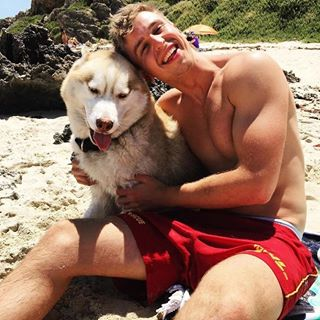
#> input picture Saltmarsh_svd.jpg, 320 x 320 px; its folder holds only this picture in this run
$ python image_data_compression.py
#> lines starting #> are read from the running program, lines starting #| are printed output that depends on the picture
### helpers.py
from PIL import Image
import numpy as np
import matplotlib.pylab as plt
from numpy import linalg as LA


def convert_image_to_greyscale(image_name):
    '''
    Takes a string as a reference to a colour image and converts to greyscale saving with the suffix
    '_greyscale.png'.
    :param image_name: a string which is the name of the image which is to be converted to grey scale.
    '''
#> called with image_name = 'Saltmarsh_svd'
    img = Image.open(image_name + '.jpg').convert('LA')
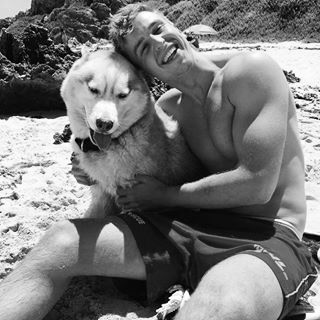
#> img: PIL image 320x320 LA; mean R, G, B, A 120.4, 120.4, 120.4, 255
    img.save(image_name + '_greyscale.png')


def create_diag_matrix(Sigma_vector):
    '''
    create_diag_matrix takes a vector of singular values creating a diagonal matrix where the diagonal
    take singular values of the initial matrix.
    :param Sigma_vector: A list containing the singular values of a matrix.
    :return: A returned is a diagonal matrix of singular values of a matrix.
    '''
    num_sigma_entries = len(Sigma_vector)
    diag_matrix = np.zeros((num_sigma_entries, num_sigma_entries))
    for i in range(num_sigma_entries):
        for j in range(num_sigma_entries):
            if i == j:
                diag_matrix[i,j] = Sigma_vector[i]
    return diag_matrix


def check_format_of_greyscale(image):
    '''
    Checks image format to ensure .png image can be reduced to a an nxn matrix. This function is
    included to ensure the image has decomposed correctly into a greyscale image.
    :param image: is a list of list which is the grayscale image.
    :return: A string indicating whether an image is corrupt.
    '''
    for i in range(len(image)):
        for j in range(len(image[i])):
            assert image[i][j][0] == image[i][j][1], "Greyscale values are not consistent across two dimensions!"
            assert image[i][j][3] == 1, "Final value of the iamge is not equal to 1!"
    return "Image is not corrupt and can be converted to nxn matrix"


def convert_gs_image_to_matrix(image):
    '''
    convert_gs_image_to_matrix will take an image object then decompose to a list of lists.
    This function extracts the first value from the greyscale image storing it in a list of
    lists thus reducing the dimensions.
    :param image: an image object to be converted to a list of lists of the greyscale image.
    :return: a list of lists of the greyscale image.
    '''
    image_list_of_list_matrix = []
    for i in range(len(image)):
        row_of_image = [ ]
        for j in range(len(image[i])):
            row_of_image.append(image[i][j][0])
        image_list_of_list_matrix.append(row_of_image)
    print("Image is of pixexl dimensions: ({0},{1})".format(len(image_list_of_list_matrix),len(image_list_of_list_matrix[0])))
    return image_list_of_list_matrix


# start by calculating the (Image_matrix^t)(Image_matrix)
def calc_singular_value_decomposition(n_by_n_image_matrix):
    '''
    Calculate the singular value decomposition matrix by calculating the three matrices, U, Sigma, V
    :param n_by_n_image_matrix:
    :return: Returns the three components of the the singular value decomposition
    '''
    symmetric_matrix = np.matmul(np.transpose(n_by_n_image_matrix), n_by_n_image_matrix)
    evalues1, evectors1 = LA.eig(symmetric_matrix)

    symmetric_matrix = np.matmul(n_by_n_image_matrix, np.transpose(n_by_n_image_matrix))
    _, evectors2 = LA.eig(symmetric_matrix)

    V_matrix = evectors1
    Sigma_matrix = np.sqrt(evalues1)
    U_matrix = evectors2

    return U_matrix, Sigma_matrix, V_matrix


def get_top_k_singular_projections(U_matrix, Sigma_vector, V_matrix, k):
    Sigma_matrix = create_diag_matrix(Sigma_vector[0:k])

    top_k_u = np.transpose(U_matrix[0:k])
    top_k_vt = np.transpose(V_matrix)[0:k]

    U_by_sigma = np.matmul(top_k_u, Sigma_matrix)

    U_by_sigma_by_Vt = np.matmul(U_by_sigma, top_k_vt)

    # [4 lines of commented-out code are left out]

    return U_by_sigma_by_Vt

### image_data_compression.py

# Import needed functions for transformation
from PIL import Image
import numpy as np
import matplotlib.pylab as plt
from numpy import linalg as LA


# Import helper functions
from helpers import *


#################


# Set name of image and number of singular values used for image.
IMAGE_NAME = 'Saltmarsh_svd'
FLAG = True
NUMBER_OF_SINGULAR_VALUES = 2

# IMAGE PRE-PROCESSING:
#   The decomposition pipeline starts with the pre-processing of the colour
#   image into a greyscale image. The follow three lines converts a colour
#   image to greyscale, reads the converted greyscale image and finally stores
#   the greyscale image in a list of lists as 'n_by_n_image_matrix'.

# Convert the image to greyscale
convert_image_to_greyscale(IMAGE_NAME)
# Read in the converted greyscale image
image_matrix = plt.imread(IMAGE_NAME + '_greyscale.png')
# CHECK IMAGE HAS CORRECTLY BEEN CONVERTED TO GREYSCALE.
print(check_format_of_greyscale(image_matrix))
#| Image is not corrupt and can be converted to nxn matrix
# Convert image to a list of lists
n_by_n_image_matrix = convert_gs_image_to_matrix(image_matrix)
#> after the loop in convert_gs_image_to_matrix, `for i in range(len(image)):`: image_list_of_list_matrix = 320 items
#| Image is of pixexl dimensions: (320,320)
#> n_by_n_image_matrix = 320 items


# LINEAR ALGEBRA:
#   Below is the crux of the data compression with use of the singular value decomposition (SVD).
#   Founded from the same principals as the eigenvalue decomposition (EVD), the SVD relaxes a
#   condition of the EVD, that is requirements for a full rank, square matrix. The SVD allows
#   for a matrix to have rectangular dimensions to work. However, the algebra for the decomposition
#   is similar to EVD where the lemma (A - \lambda I )X = 0 is rearranged to represent A as the
#   eigenvalues and eigenvectors as \lambda and X, respectively.
U, sigma, V = np.linalg.svd(n_by_n_image_matrix)
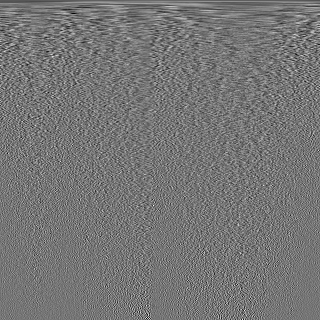
#> V: shape (320, 320) float32; min -0.283, max 0.327, mean -0.000139; drawn with min black and max white
#> sigma = 320 values, max 156.8 at index 0, min 0.00118 at index 319, mean 2.34
u, sig, v = calc_singular_value_decomposition(n_by_n_image_matrix)
#> in calc_singular_value_decomposition, `evalues1, evectors1 = LA.eig(symmetric_matrix)`:
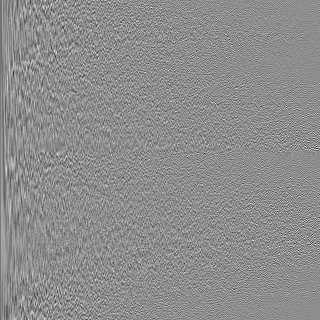
#> evectors1: shape (320, 320) float32; min -0.385, max 0.309, mean -0.00015; drawn with min black and max white
#> in calc_singular_value_decomposition, `evalues1, evectors1 = LA.eig(symmetric_matrix)`: evalues1 = 320 values, max 24586.3 at index 0, min -7.26e-05 at index 306, mean 99.95
#> in calc_singular_value_decomposition, `symmetric_matrix = np.matmul(n_by_n_image_matrix, np.transpose(n_by_n_..`:
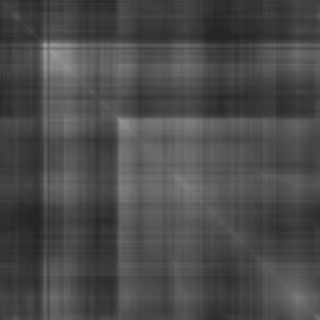
#> symmetric_matrix: shape (320, 320) float32; min 35.56, max 159, mean 75.3
#> in calc_singular_value_decomposition, `_, evectors2 = LA.eig(symmetric_matrix)`:
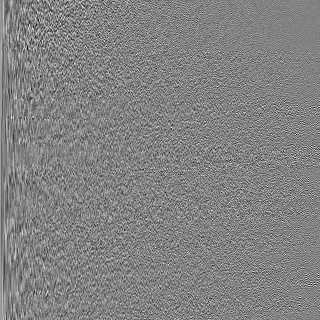
#> evectors2: shape (320, 320) float32; min -0.283, max 0.27, mean 0.000197; drawn with min black and max white
rank_reduced_matrix = get_top_k_singular_projections(u, sig, v, 5)
#> in create_diag_matrix, `num_sigma_entries = len(Sigma_vector)`: num_sigma_entries = 5
#> after the loop in create_diag_matrix, `for i in range(num_sigma_entries):`: diag_matrix = [[156.8, 0, 0, 0, 0], [0, 51.3, 0, 0, 0], [0, 0, 39.03, 0, 0], [0, 0, 0, 25.3, 0], [0, 0, 0, 0, 19.85]]
#> in get_top_k_singular_projections, `Sigma_matrix = create_diag_matrix(Sigma_vector[0:k])`: Sigma_matrix has the same summary as diag_matrix in create_diag_matrix
#> in get_top_k_singular_projections, `top_k_u = np.transpose(U_matrix[0:k])`: top_k_u = 320 rows, first 6: [0.0428, 0.041, 0.0413, 0.0429, 0.0445], [0.00248, 0.00289, 0.00548, 0.0088, 0.0117], [0.0514, 0.0546, 0.055, 0.0471, 0.0419], [0.0604, 0.0811, 0.097, 0.107, 0.128], [-0.014, 0.0115, 0.0173, 0.00857, -0.00228], [-0.0115, -0.0107, -0.0307, -0.0357, -0.0538]
#> in get_top_k_singular_projections, `U_by_sigma = np.matmul(top_k_u, Sigma_matrix)`: U_by_sigma = 320 rows, first 6: [6.71, 2.1, 1.61, 1.08, 0.884], [0.389, 0.148, 0.214, 0.223, 0.232], [8.06, 2.8, 2.15, 1.19, 0.831], [9.47, 4.16, 3.79, 2.7, 2.55], [-2.2, 0.592, 0.674, 0.217, -0.0454], [-1.8, -0.551, -1.2, -0.903, -1.07]
#> in get_top_k_singular_projections, `U_by_sigma_by_Vt = np.matmul(U_by_sigma, top_k_vt)`:
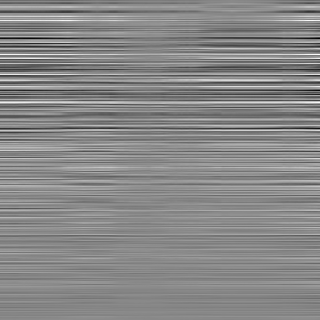
#> U_by_sigma_by_Vt: shape (320, 320) float64; min -2.99, max 2.59, mean -0.0185; drawn with min black and max white


# VIEWING COMPRESSED IMAGE:
#   Once the singular value decomposition matrices have been calculated the top 5
#   singular values are extracted. Using matrix multiplication on these top 5 singular
#   values a greyscale image can be constructed. NOTICE: there is details which is
#   lost from the original gray scale image though the size of the data has shrunken
#   from 320x320 to 5x320 + 5 + 5x320.
reconstructed_image = np.matrix(U[:, :5]) * np.diag(sigma[:5]) * np.matrix(V[:5, :])
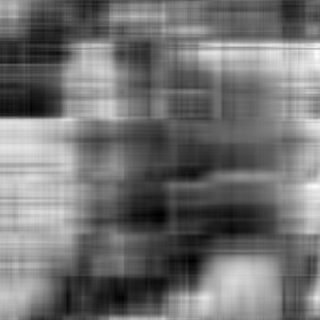
#> reconstructed_image: shape (320, 320) float32; min -0.0859, max 1.16, mean 0.472; drawn with min black and max white
plt.imshow(reconstructed_image, cmap='gray')
plt.show()
